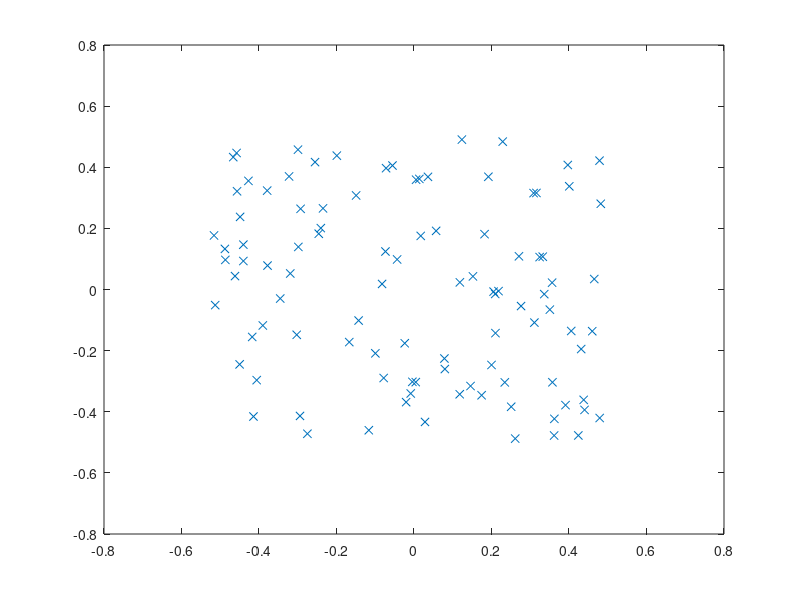

Write MATLAB code to recreate this figure.
%Aufgabe2:Zufallsdaten

nDims = 2;
nVecs = 100;

XdataMat = rand(nDims,nVecs);

%plot(XdataMat(1,:),XdataMat(2,:),'x')

meanVec = mean(XdataMat,nDims);
XshiftDataMat = XdataMat-repmat(meanVec,1,nVecs);
plot(XshiftDataMat(1,:),XshiftDataMat(2,:),'x')
